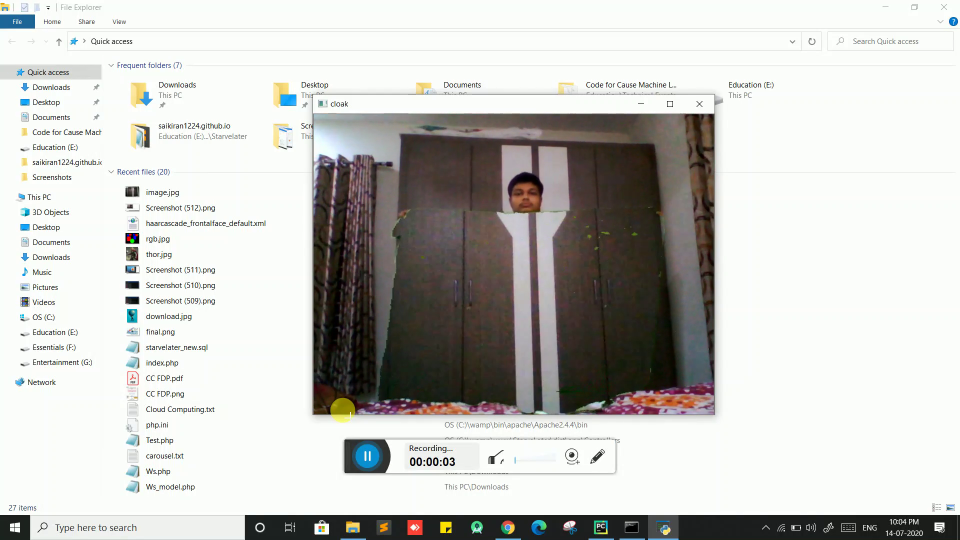
#> input picture frame 28 of Color Detection and Segmentation/Sample Video.mp4, 1920 x 1080 px, given in place of sample1.mp4, which was not available (shown at 1/2 size)
$ jupyter execute 'Background Subtractor.ipynb'   (text cells are left out)
#> lines starting #> are read from the running program, lines starting #| are printed output that depends on the picture
#> further down, frame is the input picture: shape (1080, 1920, 3); mean B, G, R 195.9, 199.3, 199.4
[cell 1]
import numpy as np
import cv2

[cell 2]
def rescale_frame(frame, scale_percent = 100):
#> called with scale_percent = 40
    width = int(frame.shape[1] * scale_percent / 100)
#> width = 768
    height = int(frame.shape[0] * scale_percent / 100)
#> height = 432
    dim = (width, height)
#> dim = (768, 432)
    return cv2.resize(frame, dim, interpolation = cv2.INTER_AREA)
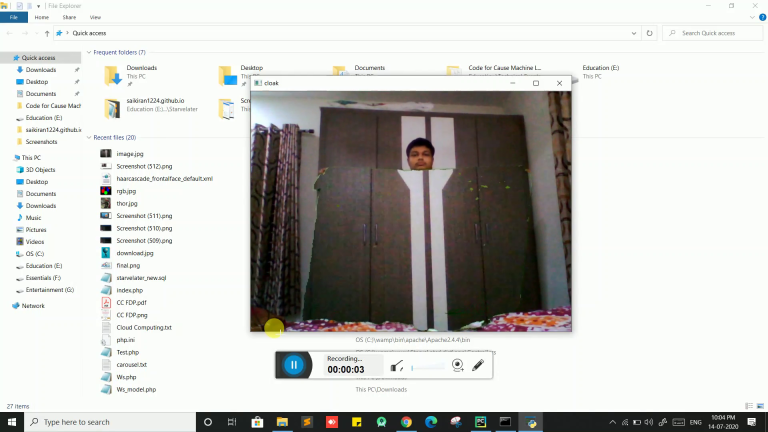
#> returned value: shape (432, 768, 3); mean of channels 0, 1, 2 195.9, 199.3, 199.4; drawn as B, G, R

[cell 3]
cap = cv2.VideoCapture(r'Video Files\sample1.mp4')

# Various Background Substractor Algorithms
fgbg1 = cv2.bgsegm.createBackgroundSubtractorMOG()
fgbg2 = cv2.createBackgroundSubtractorMOG2(varThreshold = 40, detectShadows = False)
fgbg3 = cv2.createBackgroundSubtractorKNN(dist2Threshold = 250, detectShadows = False)

while True:
    ret, frame = cap.read()
    if frame is None:
        break

    frame = rescale_frame(frame, 40)

    fgmask1 = fgbg1.apply(frame);
#> fgmask1: shape (432, 768); every value is 0
    fgmask2 = fgbg2.apply(frame);
#> fgmask2: shape (432, 768); every value is 255
    fgmask3 = fgbg3.apply(frame);

    cv2.imshow('Original', frame);
    cv2.imshow('MOG', fgmask1);
    cv2.imshow('MOG2', fgmask2);
    cv2.imshow('KNN', fgmask3);

    k = cv2.waitKey(1) & 0xFF
#> (key Esc is pressed here)
    if k == 27:
        break

cap.release()
cv2.destroyAllWindows()


$ run again, starting later in the video
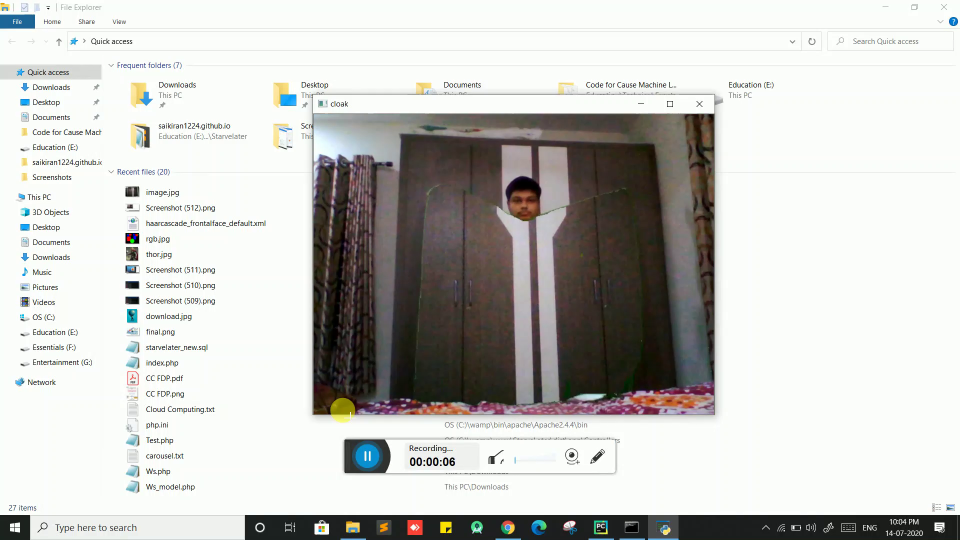
#> input picture frame 128 of Color Detection and Segmentation/Sample Video.mp4, 1920 x 1080 px, given in place of sample1.mp4, which was not available (shown at 1/2 size)
#> frame is the input picture: shape (1080, 1920, 3); mean B, G, R 196.1, 199.4, 199.5
#> in rescale_frame, `return cv2.resize(frame, dim, interpolation = cv2.INTER_AREA)`:
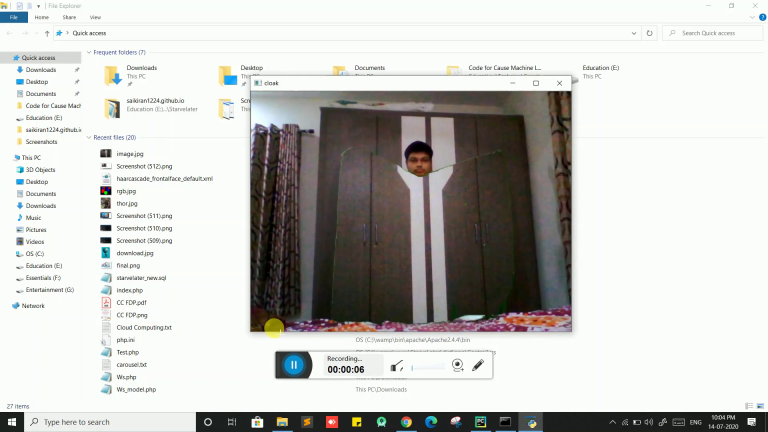
#> returned value: shape (432, 768, 3); mean of channels 0, 1, 2 196.1, 199.4, 199.5; drawn as B, G, R
#> fgmask1: shape (432, 768); every value is 0
#> fgmask2: shape (432, 768); every value is 255

$ run again, starting later in the video
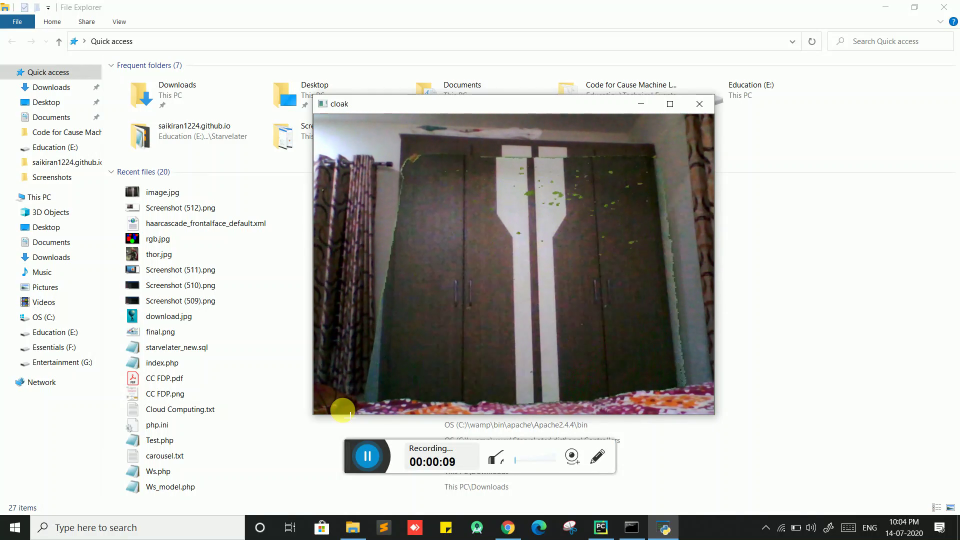
#> input picture frame 228 of Color Detection and Segmentation/Sample Video.mp4, 1920 x 1080 px, given in place of sample1.mp4, which was not available (shown at 1/2 size)
#> frame is the input picture: shape (1080, 1920, 3); mean B, G, R 196.2, 199.6, 199.4
#> in rescale_frame, `return cv2.resize(frame, dim, interpolation = cv2.INTER_AREA)`:
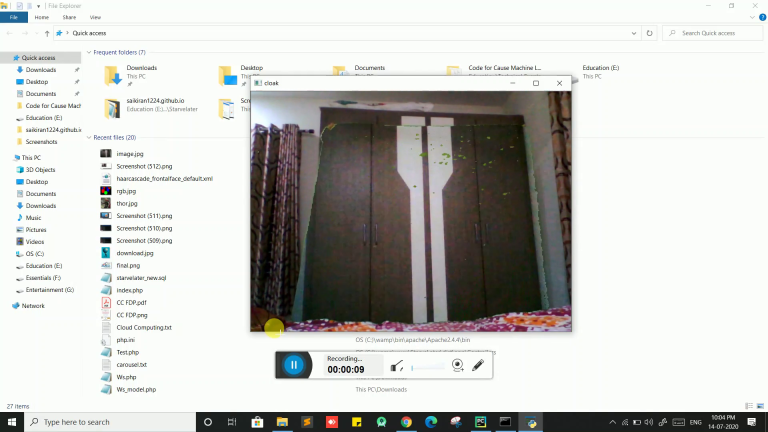
#> returned value: shape (432, 768, 3); mean of channels 0, 1, 2 196.2, 199.6, 199.4; drawn as B, G, R
#> fgmask1: shape (432, 768); every value is 0
#> fgmask2: shape (432, 768); every value is 255
